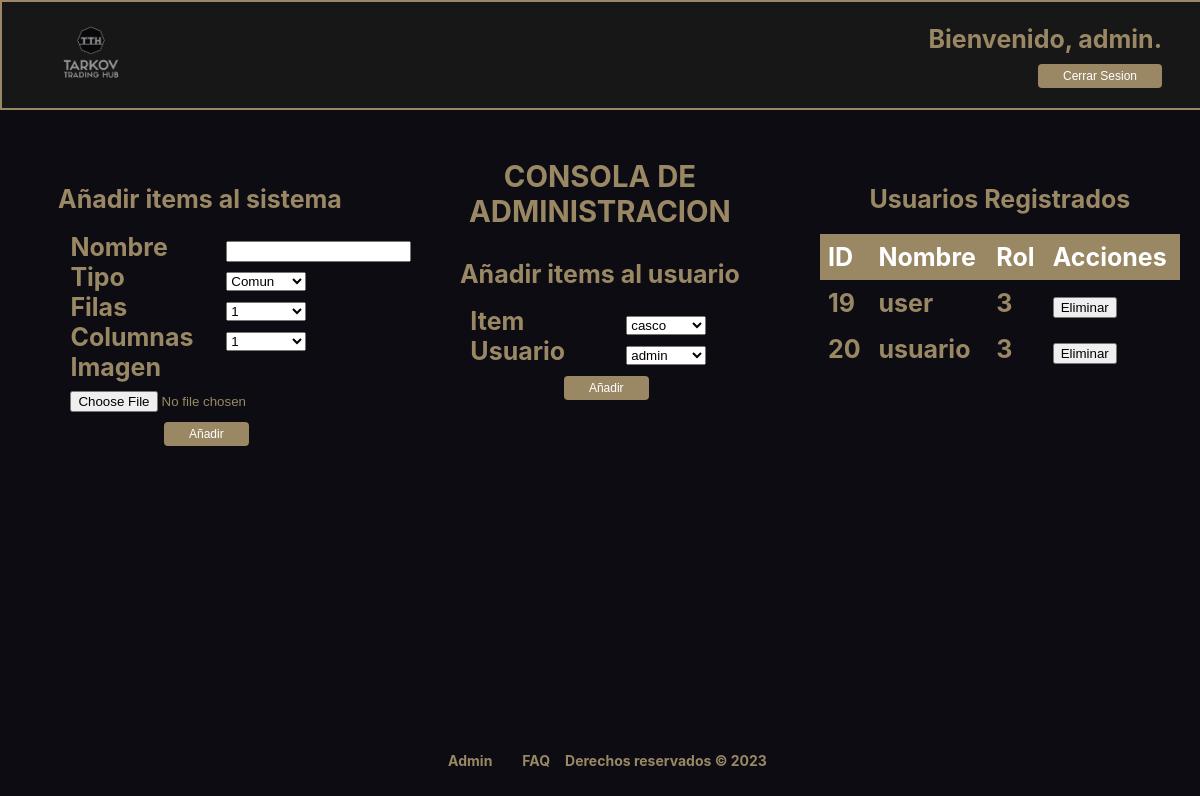
The page /admin.php (signed in) on the database its author committed.
### tables this page shows
CREATE TABLE `usuarios` (
  `id` int(255) NOT NULL,
  `nombre_usuario` varchar(255) NOT NULL,
  `rol` int(255) NOT NULL,
  `email` varchar(255) NOT NULL,
  `capacidad_inventario` int(255) NOT NULL,
  `dinero` int(11) NOT NULL,
  `password` varchar(255) NOT NULL
);

### includes/src/clases/item.php (called while the page is built, shortened)
<?php
class Item
{
    public static function getItems()
    {
        $conn = Aplicacion::getInstance()->getConexionBd();
        $sql = "SELECT * FROM items";
        $result = $conn->query($sql);
        $items = [];
        if ($result->num_rows > 0) {
            while ($row = $result->fetch_assoc()) {
                $item = new Item(null, $row['nombre'], $row['rareza'], $row['filas'], $row['columnas'], null, null);
                $items[] = $item;
            }
        }
        return $items;
    }
    private $nombre;
    private function __construct($id, $nombre, $rareza, $filas, $columnas, $pos_x, $pos_y)
    {
        $this->nombre = $nombre;
    }
    public function getNombre()
    {
        return $this->nombre;
    }
}

### includes/src/aplicacion.php (called while the page is built, shortened)
<?php
class Aplicacion
{
    private $dirInstalacion;
    private $inicializada;
    private function __construct()
    {
        $this->inicializada = false;
    }
    public function init($bdDatosConexion, $rutaApp = '/', $dirInstalacion = __DIR__)
    {
        if (!$this->inicializada) {
            $this->dirInstalacion = $dirInstalacion;
            $this->inicializada = true;
        }
    }
    private function doIncludeInterna($path, &$params)
    {
        include($this->dirInstalacion . $path);
    }
    public function generaVista(string $rutaVista, &$params)
    {
        $params['app'] = $this;
        $rutaVista = "/vistas{$rutaVista}";
        $this->doIncludeInterna($rutaVista, $params);
    }
}

### includes/src/clases/usuarios/Usuario.php (called while the page is built, shortened)
<?php
class Usuario
{
    public static function buscaTodos()
    {
        $conn = Aplicacion::getInstance()->getConexionBd();
        $query = "SELECT * FROM usuarios";
        $rs = $conn->query($query);
        $usuarios = array();
        if ($rs) {
            while ($fila = $rs->fetch_assoc()) {
                $usuario = new Usuario($fila['nombre_usuario'], $fila['password'], $fila['id'], $fila['rol'], $fila['capacidad_inventario'], $fila['dinero']);
                array_push($usuarios, $usuario);
            }
        } else {
            error_log("Error BD ({$conn->errno}): {$conn->error}");
        }
        return $usuarios;
    }
    private $id;
    private $nombreUsuario;
    private $rol;
    private function __construct($nombreUsuario, $password, $id, $rol, $capacidad_inventario, $dinero)
    {
        $this->id = $id;
        $this->nombreUsuario = $nombreUsuario;
        $this->rol = $rol;
    }
    public function getId()
    {
        return $this->id;
    }
    public function getNombreUsuario()
    {
        return $this->nombreUsuario;
    }
    public function getRoles()
    {
        return $this->rol;
    }
}

### includes/src/clases/usuarios/FormularioAddItemUser.php (the view, shortened to what this page needs)
<?php
class FormularioAddItemUser extends Formulario
{
    protected function generaCamposFormulario(&$datos)
    {
        $items = Item::getItems();
        $options_items = "";
        foreach ($items as $item) {
            $options_items .= "<option value='{$item->getNombre()}'>{$item->getNombre()}</option>";
        }
        $usuarios = Usuario::buscaTodos();
        $options_users = "";
        foreach ($usuarios as $user) {
            $options_users .= "<option value='{$user->getId()}'>{$user->getNombreUsuario()}</option>";
        }
        $camposFormulario = <<<EOS
        <div class="formulario-insertar-item-user">
            <label for="item">Item</label>
            <select name="item" id="item">
                {$options_items}
            </select><br>
            <label for="usuario">Usuario</label>
            <select name="usuario" id="usuario">
                {$options_users}
            </select>
        </div>
        <input type="submit" value="Añadir" class ="btn-añadir">
        EOS;
        return $camposFormulario;
    }
}

### includes/src/funciones_admin.php (shortened to what this page needs)
<?php
function mostrarTablaUsuarios(){
        $usuarios = Usuario::buscaTodos();
        echo "<table>
        <thead>
            <tr>
                <th>ID</th>
                <th>Nombre</th>
                <th>Rol</th>
                <th>Acciones</th>
            </tr>
        </thead>
        <tbody>";
        foreach ($usuarios as $usuario) {
            if($usuario->getId() != 1){
                echo "<tr>
                    <td>{$usuario->getId()}</td>
                    <td>{$usuario->getNombreUsuario()}</td>
                    <td>{$usuario->getRoles()}</td>
                    <td>
                        <form method='POST' action='./BorrarUsuario.php'>
                            <input type='hidden' name='id' value='{$usuario->getId()}'>
                            <input type='submit' value='Eliminar'>
                        </form>
                    </td>
                </tr>";
            }
        }
        echo "</tbody>
    </table>";
        return null;
}
?>

### css/admin.css (style rules this page uses)
body { background-color: #0c0c12; color: #9a8865; font-size: 25px; margin: 0; padding: 0; font-family: bender, Source Sans Pro, -apple-system, BlinkMacSystemFont, Segoe UI, Roboto, Helvetica Neue, Arial, sans-serif; font-weight: 700; }
table { border-collapse: collapse; width: 100%; margin: 20px 0; overflow-y: scroll; }
.formulario-nuevo-item, .formulario-insertar-item-user { margin-top: 5%; width: 100%; margin-left: 14%; }
label { display: inline-block; width: 150px; }
select { display: inline-block; width: 80px; }
th, td { text-align: left; padding: 8px; }
th { background-color: #9a8865; color: white; }
.btn-añadir { font-size: 12px; background-color: #9a8865; color: white; padding: 5px 25px; border: none; border-radius: 4px; cursor: pointer; margin-top: 10px; margin-left: 40%; }

### css/cabecera.css (style rules this page uses)
body { overflow-x: hidden; font-family: bender,Source Sans Pro,-apple-system,BlinkMacSystemFont,Segoe UI,Roboto,Helvetica Neue,Arial,sans-serif; font-weight: 700; }

### rows shown on the page
usuarios: id "19", nombre_usuario "user", rol "3"
usuarios: id "20", nombre_usuario "usuario", rol "3"

### other values the page prints
mostrarSaludo() "Bienvenido, admin."
form field item "casco"
form field usuario "admin"
